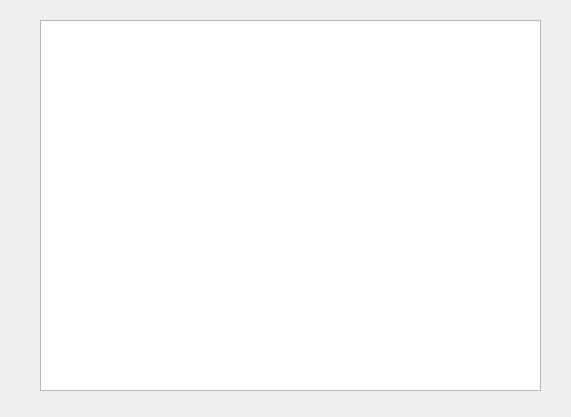
<?xml version="1.0" encoding="UTF-8"?>
<ui version="4.0">
 <class>Dialog</class>
 <widget class="QDialog" name="Dialog">
  <property name="geometry">
   <rect>
    <x>0</x>
    <y>0</y>
    <width>571</width>
    <height>417</height>
   </rect>
  </property>
  <property name="windowTitle">
   <string>Dialog</string>
  </property>
  <widget class="QTextEdit" name="Exitpoints">
   <property name="geometry">
    <rect>
     <x>40</x>
     <y>20</y>
     <width>501</width>
     <height>371</height>
    </rect>
   </property>
  </widget>
 </widget>
 <resources/>
 <connections/>
</ui>
